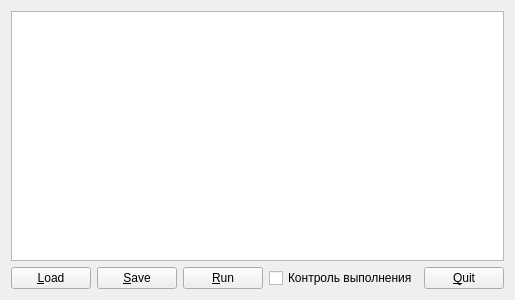
<?xml version="1.0" encoding="UTF-8"?>
<ui version="4.0">
 <class>LoadRunner</class>
 <widget class="QWidget" name="LoadRunner">
  <property name="geometry">
   <rect>
    <x>0</x>
    <y>0</y>
    <width>500</width>
    <height>300</height>
   </rect>
  </property>
  <property name="windowTitle">
   <string>loadRunner</string>
  </property>
  <layout class="QGridLayout" name="gridLayout">
   <item row="1" column="0">
    <layout class="QHBoxLayout" name="horizontalLayout">
     <item>
      <widget class="QPushButton" name="pbLoad">
       <property name="text">
        <string>&amp;Load</string>
       </property>
      </widget>
     </item>
     <item>
      <widget class="QPushButton" name="pbSave">
       <property name="text">
        <string>&amp;Save</string>
       </property>
      </widget>
     </item>
     <item>
      <widget class="QPushButton" name="pbRun">
       <property name="text">
        <string>&amp;Run</string>
       </property>
      </widget>
     </item>
     <item>
      <widget class="QCheckBox" name="cbRunControl">
       <property name="text">
        <string>Контроль выполнения</string>
       </property>
      </widget>
     </item>
     <item>
      <widget class="QPushButton" name="pbQuit">
       <property name="text">
        <string>&amp;Quit</string>
       </property>
      </widget>
     </item>
    </layout>
   </item>
   <item row="0" column="0">
    <widget class="QTableWidget" name="tbwProgramList"/>
   </item>
  </layout>
 </widget>
 <layoutdefault spacing="6" margin="11"/>
 <resources/>
 <connections/>
</ui>
